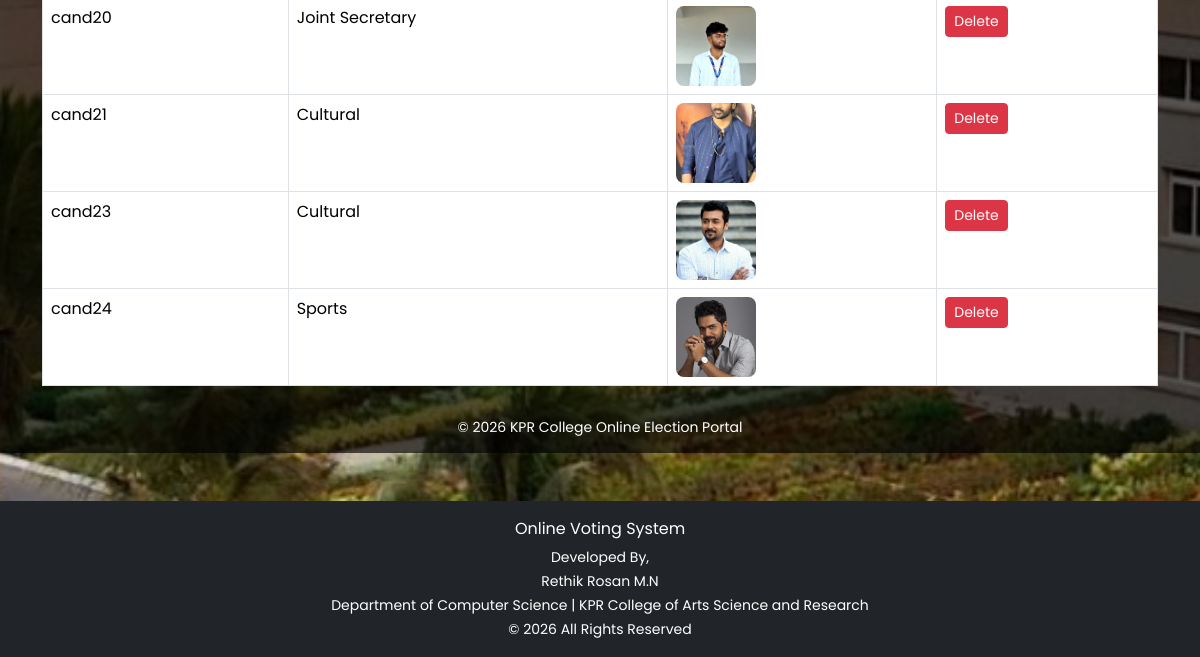
/candidates/ (signed in, lower part), run on an earlier commit of the app's database.
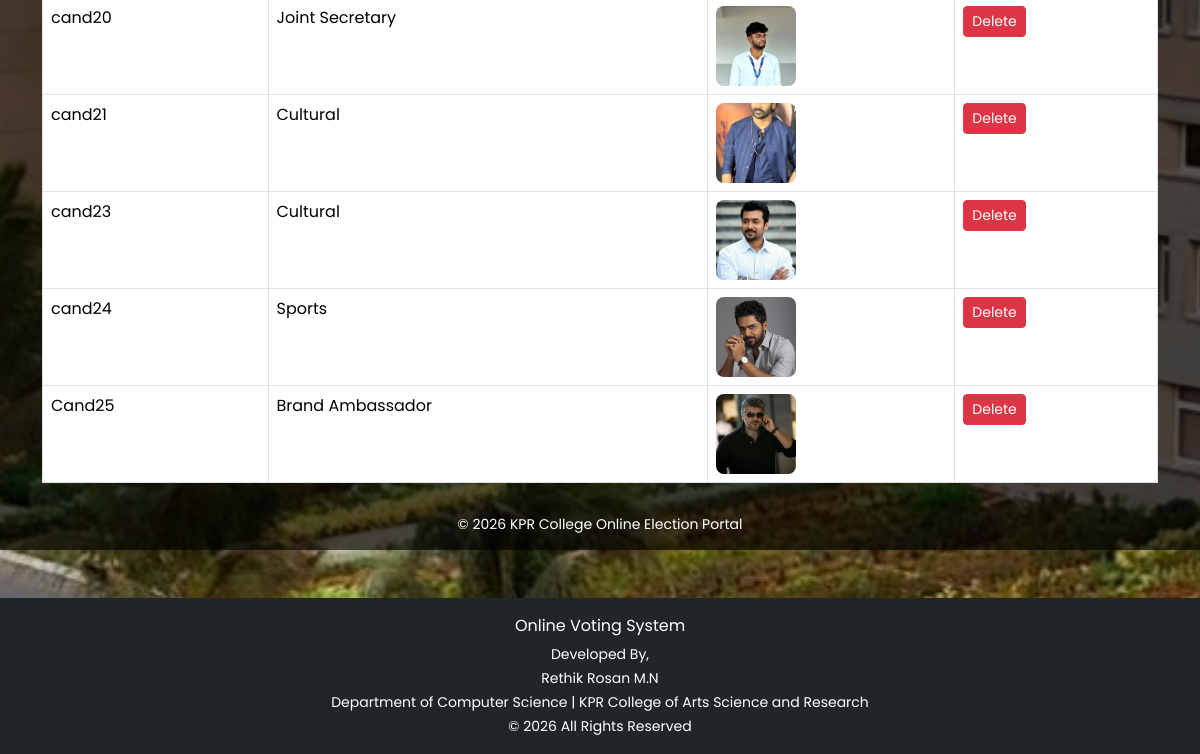
And on a later commit of the database.
### voting/models.py (models this page shows, shortened)
class Candidate(models.Model):
    POSITION_CHOICES = [
    ("President", "President"),
    ("Vice President", "Vice President"),
    ("Secretary", "Secretary"),
    ("Joint Secretary", "Joint Secretary"),
    ("Treasurer", "Treasurer"),
    ("Cultural", "Cultural"),
    ("Sports", "Sports"),
    ("Placement", "Placement"),
    ("Brand Ambassador", "Brand Ambassador"),
]
    name = models.CharField(max_length=100)
    position = models.CharField(max_length=50, choices=POSITION_CHOICES)
    photo = models.CharField(max_length=200)

### voting/views.py (the view)
# urls.py: path('candidates/', views.candidate_list, name='candidate_list'),
@login_required(login_url="admin_login")
def candidate_list(request):
    candidates = Candidate.objects.all()
    return render(
        request,
        "admin_panel/candidate_list.html",
        {
            "candidates": candidates
        }
    )

### templates/admin_panel/candidate_list.html (shortened to what this page needs)
{% extends 'base/base.html' %}
{% load static %}
{% block content %}
<div class="container mt-5">
    <table class="table table-bordered mt-3">
        <tbody>
            {% for c in candidates %}
            <tr>
                <td>{{ c.name }}</td>
                <td>{{ c.position }}</td>
                <td>
                    <img src="/static/{{ c.photo }}" width="80" height="80"
                    style="object-fit:cover; border-radius:8px;">
                </td>
                <td>
                    <a href="{% url 'delete_candidate' c.id %}" class="btn btn-danger btn-sm">Delete</a>
                </td>
            </tr>
            {% endfor %}
        </tbody>
    </table>
</div>
{% endblock %}

What changed in the data, as far as the page shows it:
added Candidate: name "Cand25", position "Brand Ambassador", shows a picture
